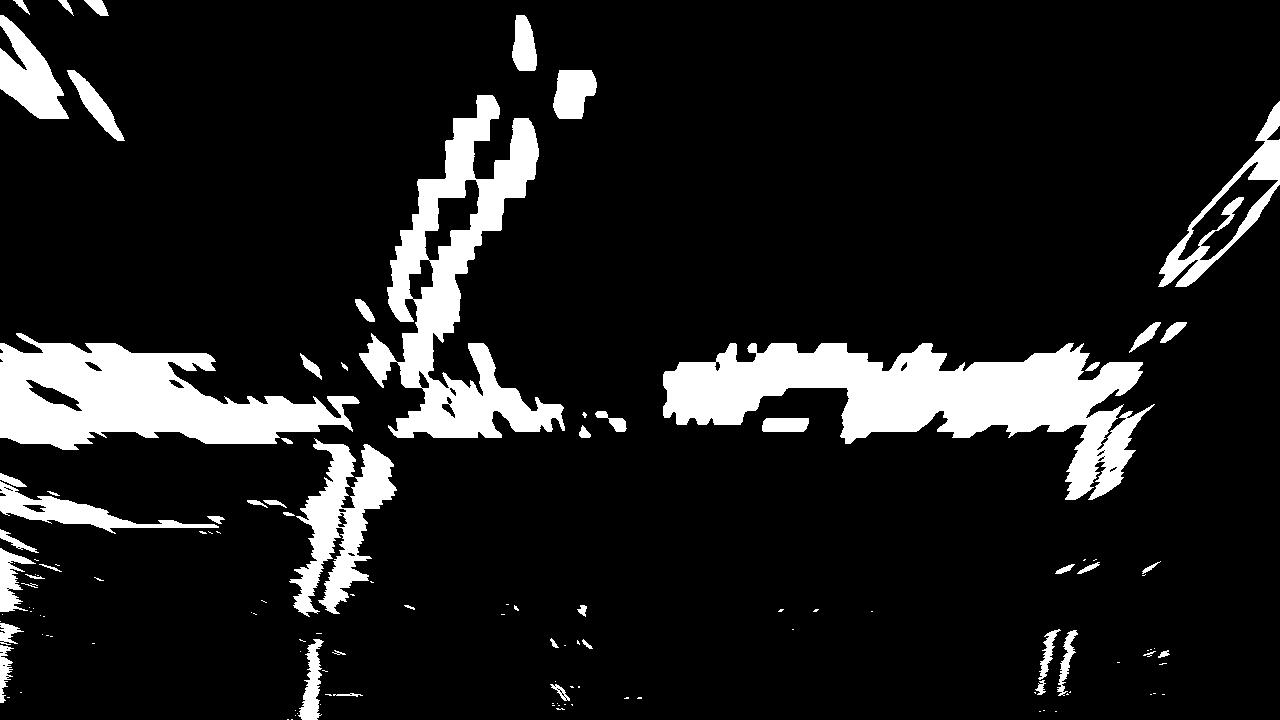
#> input picture Advanced Computer Vision/CarND-Advanced-Lane-Lines-master/output_images/warped_binary.jpg, 1280 x 720 px
$ jupyter execute searchFromPrior_test.ipynb   (shell and % lines are left out)   (older library calls are emulated)
#> lines starting #> are read from the running program, lines starting #| are printed output that depends on the picture; after the words box and inside, x2 and y2 are one past the last pixel; in counts of white or black regions, pixels touching at a corner belong together
[cell 1]
import numpy as np
import cv2
import matplotlib.pyplot as plt
import matplotlib.image as mpimg

binary_warped = mpimg.imread('../output_images/warped_binary.jpg')
#> binary_warped is the input picture: shape (720, 1280, 3); min 0, max 255, mean 30.5
binary_warped = cv2.cvtColor(binary_warped, cv2.COLOR_RGB2GRAY)
#> binary_warped: shape (720, 1280)
out_img = np.dstack((binary_warped,binary_warped,binary_warped))
plt.imshow(binary_warped,cmap='gray')
binary_warped.shape
#> Out = (720, 1280)

[cell 2]
# Polynomial fit values from the previous frame
# Make sure to grab the actual values from the previous step in your project!
left_fit = np.array([ 6.17055705e-04, -8.36022989e-01,  5.95961661e+02])
right_fit = np.array([ 1.55304583e-03, -1.60326342e+00,  1.46783990e+03])

# Define conversions in x and y from pixels space to meters
ym_per_pix = 30/720 # meters per pixel in y dimension
xm_per_pix = 3.7/700 # meters per pixel in x dimension

[cell 3]
def fit_poly(img_shape, leftx, lefty, rightx, righty):
    ### TO-DO: Fit a second order polynomial to each with np.polyfit() ###
    left_fit = np.polyfit(lefty, leftx, 2)
    right_fit = np.polyfit(righty, rightx, 2)
    # Generate x and y values for plotting
    ploty = np.linspace(0, img_shape[0]-1, img_shape[0])
    ### TO-DO: Calc both polynomials using ploty, left_fit and right_fit ###
    left_fitx = left_fit[0]*ploty**2 + left_fit[1]*ploty + left_fit[2]
    right_fitx = right_fit[0]*ploty**2 + right_fit[1]*ploty + right_fit[2]

    return left_fitx, right_fitx, ploty

def search_around_poly(binary_warped):
    # HYPERPARAMETER
    # Choose the width of the margin around the previous polynomial to search
    # The quiz grader expects 100 here, but feel free to tune on your own!
    margin = 100

    # Grab activated pixels
    nonzero = binary_warped.nonzero()
    nonzeroy = np.array(nonzero[0])
    nonzerox = np.array(nonzero[1])

    ### TO-DO: Set the area of search based on activated x-values ###
    ### within the +/- margin of our polynomial function ###
    ### Hint: consider the window areas for the similarly named variables ###
    ### in the previous quiz, but change the windows to our new search area ###
    left_fitx_prev = left_fit[0]*nonzeroy**2 + left_fit[1]*nonzeroy + left_fit[2]
    right_fitx_prev = right_fit[0]*nonzeroy**2 + right_fit[1]*nonzeroy + right_fit[2]
    left_lane_inds = (nonzerox > left_fitx_prev - margin) & (nonzerox < left_fitx_prev + margin)
    right_lane_inds = (nonzerox > right_fitx_prev - margin) & (nonzerox < right_fitx_prev + margin)

    # Again, extract left and right line pixel positions
    leftx = nonzerox[left_lane_inds]
    lefty = nonzeroy[left_lane_inds]
    rightx = nonzerox[right_lane_inds]
    righty = nonzeroy[right_lane_inds]

    # Fit new polynomials
    left_fitx, right_fitx, ploty = fit_poly(binary_warped.shape, leftx, lefty, rightx, righty)

    ## Visualization ##
    # Create an image to draw on and an image to show the selection window
    out_img = np.dstack((binary_warped, binary_warped, binary_warped))*255
    window_img = np.zeros_like(out_img)
    # Color in left and right line pixels
    out_img[nonzeroy[left_lane_inds], nonzerox[left_lane_inds]] = [255, 0, 0]
    out_img[nonzeroy[right_lane_inds], nonzerox[right_lane_inds]] = [0, 0, 255]

    # Generate a polygon to illustrate the search window area
    # And recast the x and y points into usable format for cv2.fillPoly()
    left_line_window1 = np.array([np.transpose(np.vstack([left_fitx-margin, ploty]))])
    left_line_window2 = np.array([np.flipud(np.transpose(np.vstack([left_fitx+margin,
                              ploty])))])
    left_line_pts = np.hstack((left_line_window1, left_line_window2))
    right_line_window1 = np.array([np.transpose(np.vstack([right_fitx-margin, ploty]))])
    right_line_window2 = np.array([np.flipud(np.transpose(np.vstack([right_fitx+margin,
                              ploty])))])
    right_line_pts = np.hstack((right_line_window1, right_line_window2))

    # Draw the lane onto the warped blank image
    cv2.fillPoly(window_img, np.int_([left_line_pts]), (0,255, 0))
    cv2.fillPoly(window_img, np.int_([right_line_pts]), (0,255, 0))
    result = cv2.addWeighted(out_img, 1, window_img, 0.3, 0)

    # Plot the polynomial lines onto the image
    plt.plot(left_fitx, ploty, color='yellow')
    plt.plot(right_fitx, ploty, color='yellow')
    ## End visualization steps ##

    return result

[cell 4]
margin = 100

# Grab activated pixels
nonzero = binary_warped.nonzero()
#> nonzero = 134790 positions, rows 0 to 719, columns 0 to 1279
nonzeroy = np.array(nonzero[0])
nonzerox = np.array(nonzero[1])

### TO-DO: Set the area of search based on activated x-values ###
### within the +/- margin of our polynomial function ###
### Hint: consider the window areas for the similarly named variables ###
### in the previous quiz, but change the windows to our new search area ###
left_fitx_prev = left_fit[0]*nonzeroy**2 + left_fit[1]*nonzeroy + left_fit[2]
right_fitx_prev = right_fit[0]*nonzeroy**2 + right_fit[1]*nonzeroy + right_fit[2]
left_lane_inds = (nonzerox > left_fitx_prev - margin) & (nonzerox < left_fitx_prev + margin)
right_lane_inds = (nonzerox > right_fitx_prev - margin) & (nonzerox < right_fitx_prev + margin)

# Again, extract left and right line pixel positions
leftx = nonzerox[left_lane_inds]
lefty = nonzeroy[left_lane_inds]
rightx = nonzerox[right_lane_inds]
righty = nonzeroy[right_lane_inds]

# Fit new polynomials
left_fitx, right_fitx, ploty = fit_poly(binary_warped.shape, leftx, lefty, rightx, righty)
#> in fit_poly, `left_fit = np.polyfit(lefty, leftx, 2)`: left_fit = [0.000471, -0.736, 592.2]
#> in fit_poly, `right_fit = np.polyfit(righty, rightx, 2)`: right_fit = [0.00165, -1.72, 1499.8]
#> in fit_poly, `left_fitx = left_fit[0]*ploty**2 + left_fit[1]*ploty + left_fit[2]`: left_fitx = 720 values, max 592.2 at index 0, min 306.2 at index 719, mean 408.7
#> in fit_poly, `right_fitx = right_fit[0]*ploty**2 + right_fit[1]*ploty + right_fit[2]`: right_fitx = 720 values, max 1499.8 at index 0, min 1051.5 at index 522, mean 1166
#> ploty = 720 values from 0 to 719

right_line_window1 = np.array([np.transpose(np.vstack([right_fitx-margin, ploty]))])
#> right_line_window1 = 720 pairs, first value 951.5 to 1399.8, second value 0 to 719
right_line_window2 = np.array([np.flipud(np.transpose(np.vstack([right_fitx+margin,
                              ploty])))])
#> right_line_window2 = 720 pairs, first value 1151.5 to 1599.8, second value 0 to 719


left_fit = np.polyfit(lefty, leftx, 2)
#> left_fit = [0.000471, -0.736, 592.2]
ploty = np.linspace(0, binary_warped.shape[0]-1, binary_warped.shape[0])
points = np.stack((left_fit[0]*ploty**2 + left_fit[1]*ploty + left_fit[2], ploty)).astype(np.int).T
#> points = 720 pairs, first value 306 to 592, second value 0 to 719
#points[np.max(points[:,1])][0]
points.shape
#> Out = (720, 2)

[cell 5]
left_fit[0]*nonzeroy**2 + left_fit[1]*nonzeroy + left_fit[2]

[cell 6]
# Run image through the pipeline
# Note that in your project, you'll also want to feed in the previous fits
result = search_around_poly(binary_warped)
#> in search_around_poly, `nonzero = binary_warped.nonzero()`: nonzero = 134790 positions, rows 0 to 719, columns 0 to 1279
#> in search_around_poly, `left_fitx, right_fitx, ploty = fit_poly(binary_warped.shape, leftx, le..`: left_fitx = 720 values, max 583 at index 0, min 301.8 at index 719, mean 411; ploty = 720 values from 0 to 719
#> in search_around_poly, `out_img[nonzeroy[right_lane_inds], nonzerox[right_lane_inds]] = [0, 0,..`:
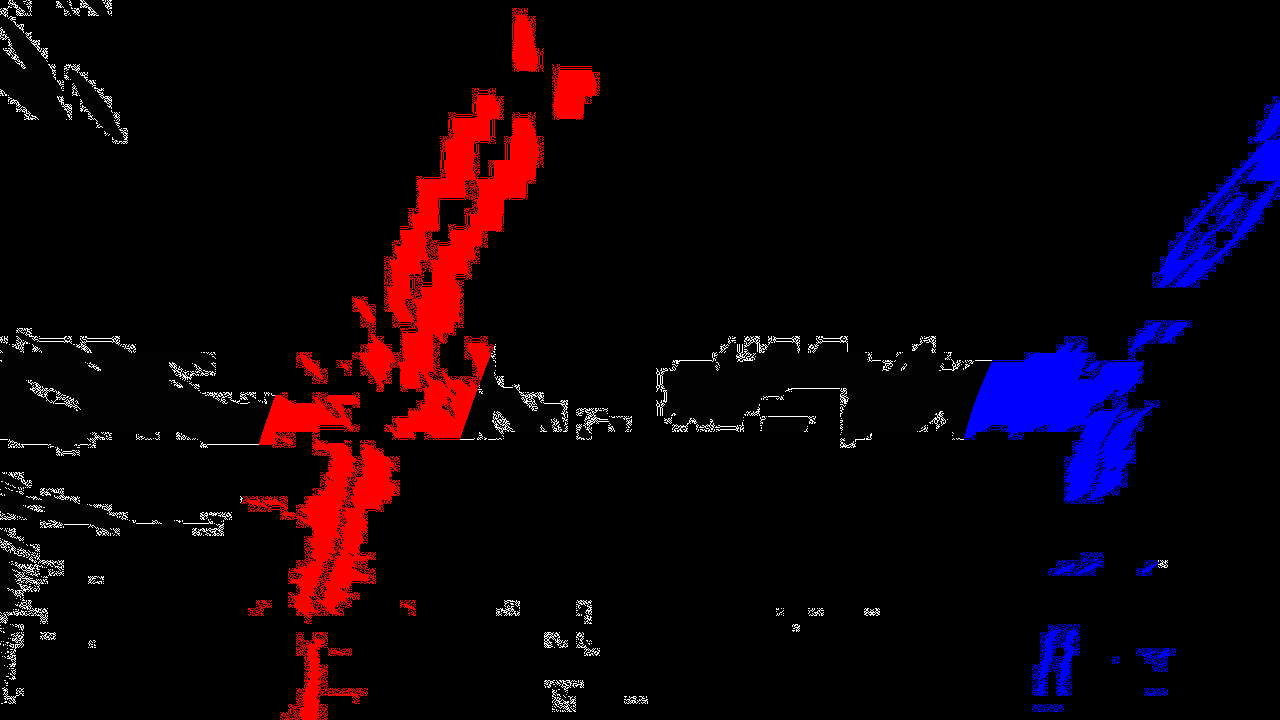
#> out_img: shape (720, 1280, 3); mean of channels 0, 1, 2 14.9, 2.7, 9.9; drawn as R, G, B
#> in search_around_poly, `left_line_window1 = np.array([np.transpose(np.vstack([left_fitx-margin..`: left_line_window1 = 720 pairs, first value 201.8 to 483, second value 0 to 719
#> in search_around_poly, `left_line_window2 = np.array([np.flipud(np.transpose(np.vstack([left_f..`: left_line_window2 = 720 pairs, first value 401.8 to 683, second value 0 to 719
#> in search_around_poly, `left_line_pts = np.hstack((left_line_window1, left_line_window2))`: left_line_pts = 1440 pairs, first value 201.8 to 683, second value 0 to 719
#> in search_around_poly, `right_line_pts = np.hstack((right_line_window1, right_line_window2))`: right_line_pts = 1440 pairs, first value 951.5 to 1599.8, second value 0 to 719
#> in search_around_poly, `cv2.fillPoly(window_img, np.int_([left_line_pts]), (0,255, 0))`:
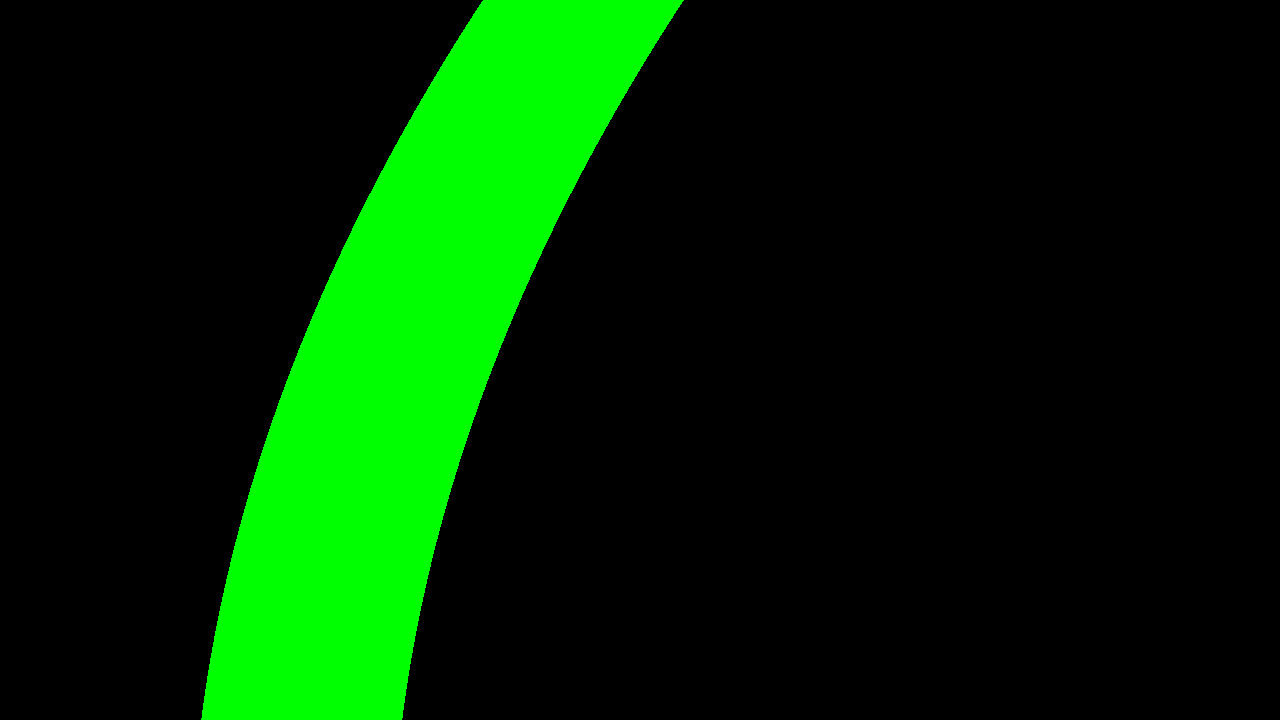
#> window_img: shape (720, 1280, 3); mean of channels 0, 1, 2 0, 40, 0; drawn as R, G, B
#> in search_around_poly, `cv2.fillPoly(window_img, np.int_([right_line_pts]), (0,255, 0))`:
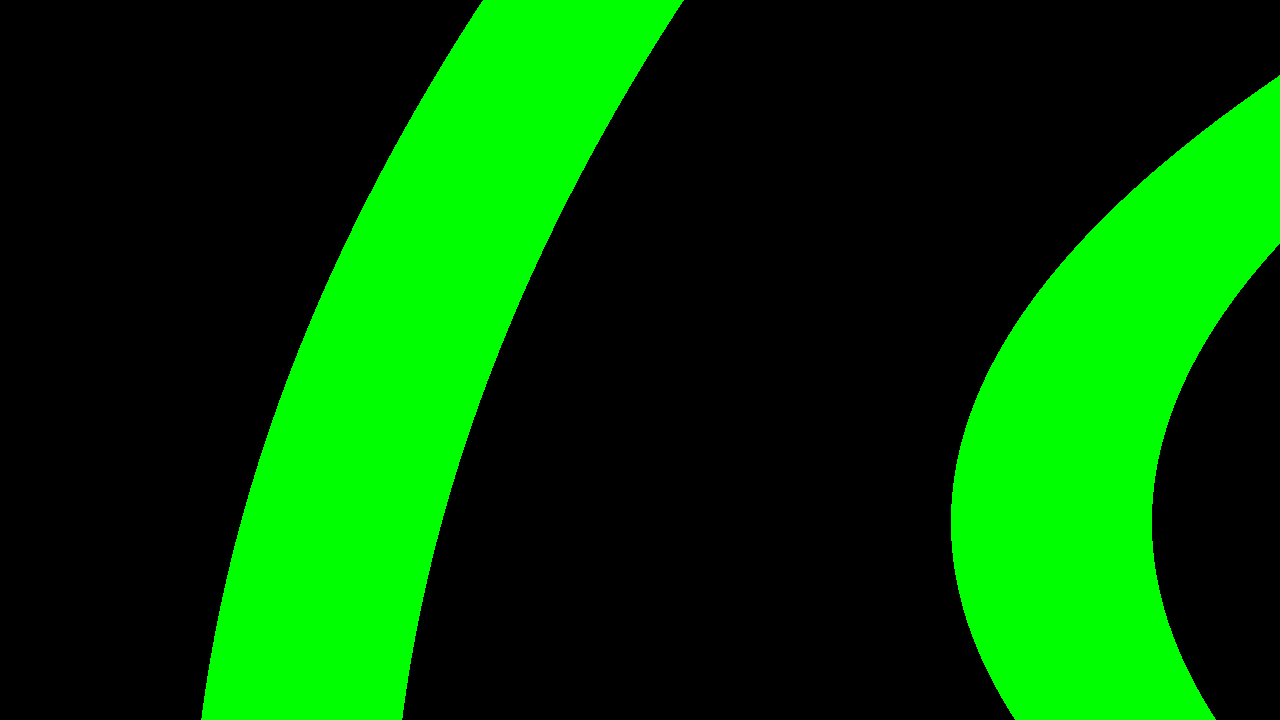
#> window_img: shape (720, 1280, 3); 12.37% of pixels changed, all inside (x1, y1, x2, y2) = (951, 75, 1280, 720); drawn as R, G, B
#> in search_around_poly, `result = cv2.addWeighted(out_img, 1, window_img, 0.3, 0)`:
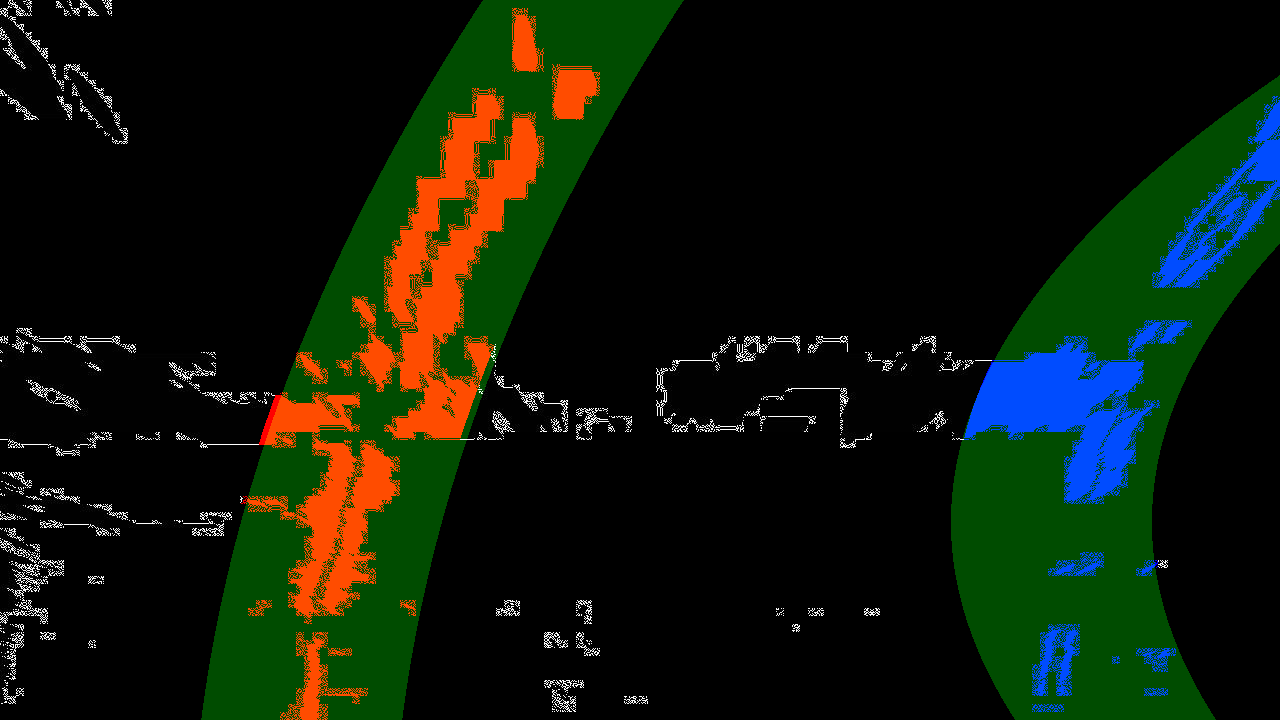
#> result: shape (720, 1280, 3); mean of channels 0, 1, 2 14.9, 24.1, 9.9; drawn as R, G, B

# View your output
plt.imshow(result)
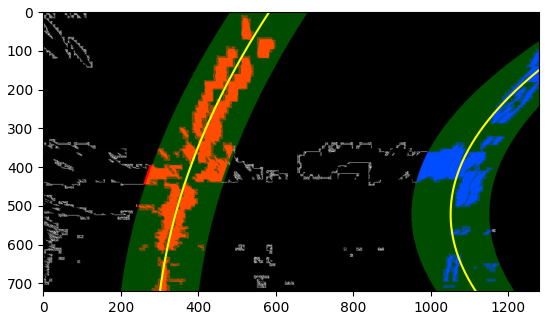
#> figure drawn by matplotlib, 1 panel
